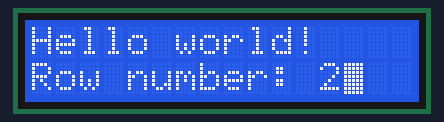
A sketch run on a simulated Arduino Uno, built with avr-gcc and run on an emulated ATmega328P. On the bench: 16×2 character LCD.

Above: at 0.1 s.
At 3.2 s:
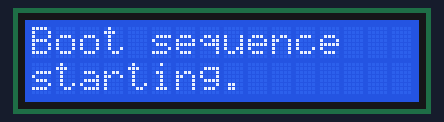
At 4.5 s:
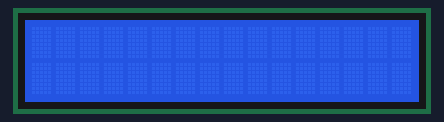

Measured:
- by itself, everything shown: repeats every 2.0 s, in 4 steps
- what the display in image 1 shows lasts 1.0 s, from 3.1 s to 4.1 s
- what the display in image 2 shows lasts 0.7 s, from 4.4 s to 5.1 s

The sketch:

test_lcd_2.ino
```cpp
#include <Wire.h>
#include <LCD.h>
#include <LiquidCrystal_I2C.h>
LiquidCrystal_I2C lcd(0x27, 2, 1, 0, 4, 5, 6, 7, 3, POSITIVE); // Addr, En, Rw, Rs, d4, d5, d6, d7, backlighpin, polarity

void setup()
{
lcd.begin(16,2);
lcd.backlight();
lcd.setCursor(0, 0);        //First column, first row
lcd.print("Hello world!");
lcd.setCursor(0, 1);        //First column, second row
lcd.print("Row number: ");
lcd.setCursor(12, 1);       //12th column, second row
lcd.print("2");
lcd.blink();                //start blinking cursor
delay (3000);               //delay 3 seconds
}
void loop()
{
demoDisplay();
}
void demoDisplay()
{
lcd.clear();              // clear display, set cursor position to zero
lcd.setBacklight(HIGH);        // Backlight on
lcd.setCursor (0,0);           //col 0 of line 1
lcd.print("Boot sequence");
lcd.setCursor (0,1);           // go col 0 of line 2
lcd.print("starting.");
lcd.noBlink();                 //stop blinking cursor
delay(1000);                   //delay 1 second
wipeLines();                   //run function wipeLines
}

void wipeLines() {
for (int y = 0; y < 4; y++) {
for (int x = 0; x < 20; x++) {
lcd.setCursor (x,y);
lcd.print(" ");
delay(10);
}
}
}
```
